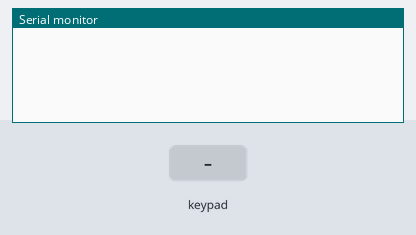
Bench run of a sketch on a simulated Teensy 4. Parts: the last lines printed to the serial monitor. Wiring (inferred from the names in the program): 8×8 keypad (labels assumed): rows pin 0, pin 1, pin 2, pin 3, pin 4, pin 5, pin 6, pin 7; columns pin 8, pin 9, pin 10, pin 11, pin 12, pin 13, A0, A1. Inputs (shaded band) come from the test bench.

Above: at 1.2 s.
1.3 s: key '1' pressed
At 2.7 s:
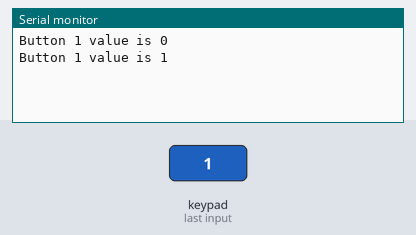
3.0 s: keypad keys 1 3 9 7 2 2 2 2 pressed 0.4 s apart
At 7.0 s:
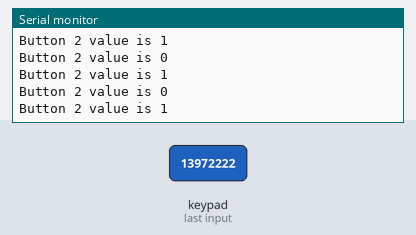
7.7 s: key '4' pressed
At 8.6 s:
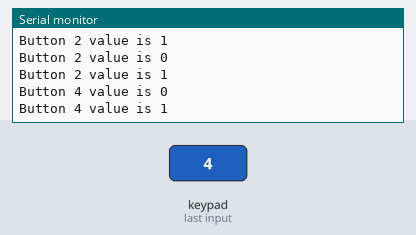
9.2 s: keypad keys 1 3 9 7 2 2 2 2 A pressed 0.4 s apart
At 13.1 s:
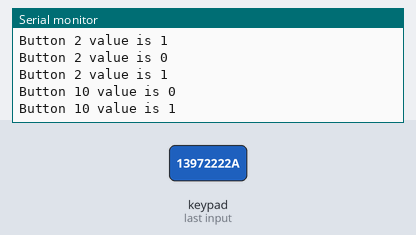
Timing chart, 0 to 14.6 s (numbered marks = the images above; inputs shaded):
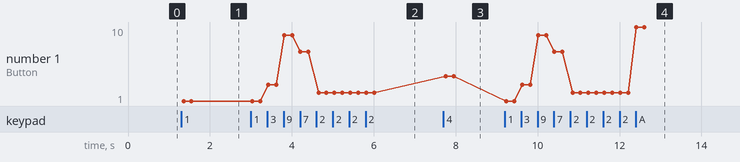

The sketch:

buttonarray_usb_test_3x3matrix_midi.ino
```cpp
/* Geoff's button matrix MIDI controller Teensy code
  I stole lots of logic from Teensy USB-MIDI Buttons example code by Liam Lacey

  Using a switch matrix design I found at https://forum.arduino.cc/index.php?topic=253215.0
  Schematic https://forum.arduino.cc/index.php?action=dlattach;topic=253215.0;attach=87528

  You must select MIDI from the "Tools > USB Type" menu for this code to compile.

  To change the name of the USB-MIDI device, edit the STR_PRODUCT define
  in the /Applications/Arduino.app/Contents/Java/hardware/teensy/avr/cores/usb_midi/usb_private.h
  file. You may need to clear your computers cache of MIDI devices for the name change to be applied.

  See https://www.pjrc.com/teensy/td_midi.html for the Teensy MIDI library documentation.

*/

const byte NUM_OF_X_PINS = 8;
const byte NUM_OF_Y_PINS = 8;
const byte SWITCHPINS_X[NUM_OF_X_PINS] = { 0, 1, 2, 3, 4, 5, 6, 7 };  // pins to which the x row is connected
const byte SWITCHPINS_Y[NUM_OF_Y_PINS] = { 8, 9, 10, 11, 12, 13, 14, 15 }; // pins to which the y col is connected
const byte NUM_OF_SWITCHES = NUM_OF_X_PINS * NUM_OF_Y_PINS ; // number of buttons

byte switchValue[NUM_OF_SWITCHES];

// the MIDI channel number to send messages
const int MIDI_CHAN = 1;

const int MIDI_NOTE_NUMS[NUM_OF_SWITCHES] = {40, 41, 42, 43, 36, 37, 38, 39, 44};

void setup() {

  Serial.begin(9600); // DEBUG: USB is always 12Mbit/sec no matter the baud rate here

  for (byte i = 0; i < NUM_OF_SWITCHES; i++) {
    switchValue[i] = 1; // set all switches to 'off' to start with (1 is off in this logic)
  }

  for (byte i = 0; i < NUM_OF_X_PINS; i++) { // Configure the x pins for input mode with pullup resistors.
    pinMode(SWITCHPINS_X[i], INPUT_PULLUP);
  }

  for (byte i = 0; i < NUM_OF_Y_PINS; i++) { // Configure the y pins for input mode with pullup resistors.
    pinMode(SWITCHPINS_Y[i], INPUT_PULLUP);
  }
}

void loop() {

  byte n = 0; // This is used to enumerate every actual button starting from switch 0

  for (byte xpin = 0; xpin < NUM_OF_X_PINS; xpin++) { // Loop through every digital x pin

    pinMode(SWITCHPINS_X[xpin], OUTPUT); // Sets the digital x pin as output

    digitalWrite(SWITCHPINS_X[xpin], LOW); // 0 volts (https://www.arduino.cc/en/Reference/DigitalWrite)

    for (byte ypin = 0; ypin < NUM_OF_Y_PINS; ypin++) { // Loop through every digital y pin

      // At this point, we are examining "button" n
      // I've noticed that 1 = button unpressed, 0 = button pressed

      byte switchCurrentValue = digitalRead(SWITCHPINS_Y[ypin]); // Read Y Pin and set CurrentValue of the Switch. 1 = off, 0 = on

      if ((switchValue[n] != switchCurrentValue)) { // If there's an edge change ) { // Oh button n's state has changed from our last recorded state!
        switchValue[n] = switchCurrentValue; // Record the new value

        char buf[22];
        sprintf(buf, "Button %d value is %d", n+1, switchValue[n]);
        Serial.println(buf);

        if (switchCurrentValue == 0) { // Switch ON!
          usbMIDI.sendNoteOn (40, 110, MIDI_CHAN);
        }
        else { // Switch OFF!
          usbMIDI.sendNoteOff (40, 0, MIDI_CHAN);
        }
      }

      n++; // move on to the next button

      delay(1); // 1 ms between each button, just chill out OK

    }
    pinMode(SWITCHPINS_X[xpin], INPUT_PULLUP); // Stop the digitalWrite
  }

  while (usbMIDI.read())
  {
    // ignoring incoming messages, so don't do anything here.
  }
}
```

Measured:
- after the input at 1.3 s, the serial monitor: prints a new line after 0.06 s (image 1)
- after the input at 3.0 s, the serial monitor: prints a new line after 0.42 s (image 2)
- after the input at 7.7 s, the serial monitor: prints a new line after 0.05 s (image 3)
- after the input at 9.2 s, the serial monitor: prints a new line at once (image 4)
- plotted number 1: 1 → 2 after the input at 3.0 s, 2 → 4 after the input at 7.7 s, 4 → 10 after the input at 9.2 s
